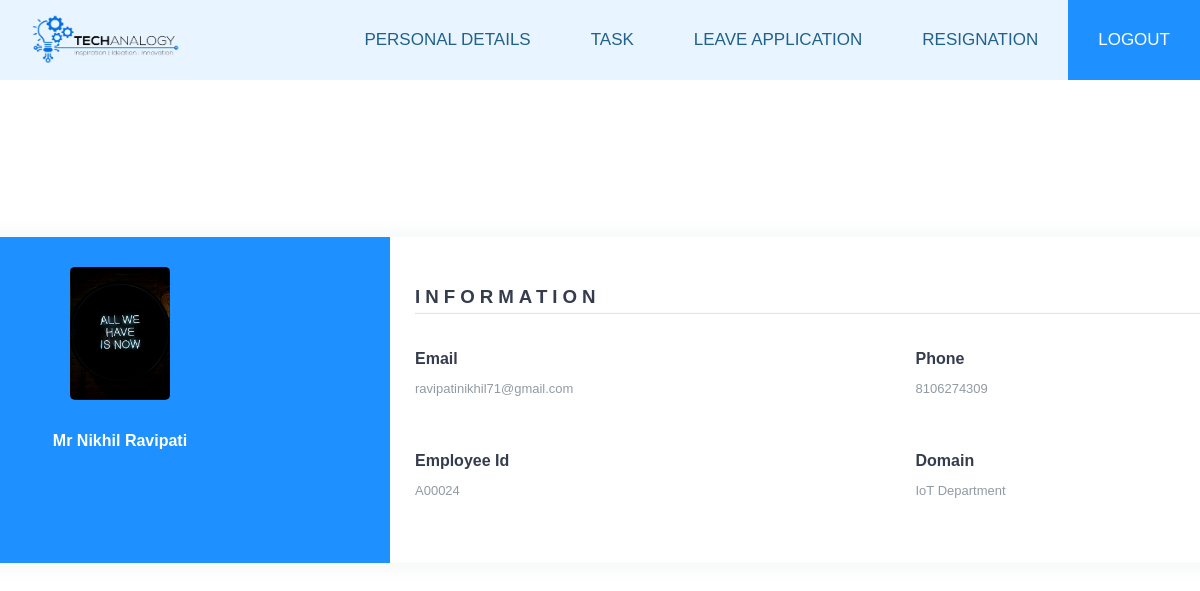
The app's page /dashboard/personal (signed in) with its own data.
### Employee/models.py (models this page shows, shortened)
class Employee(models.Model):
    user = models.OneToOneField(User, on_delete=models.CASCADE)
    title = models.CharField(choices=Title, max_length=3, null=False, blank=False)
    gender = models.CharField(choices=Gender, max_length=6, null=False, blank=False)
    firstname = models.CharField('Firstname', max_length=125, null=False, blank=False)
    lastname = models.CharField('Lastname', max_length=125, null=False, blank=False)
    image = models.ImageField(default='default.jpg', upload_to='profile_pics')
    department = models.ManyToManyField(Department, verbose_name='Department')
    role = models.ManyToManyField(Role, verbose_name='Role')
    phoneNumberRegex = RegexValidator(regex = r"^\+?1?\d{8,15}$")
    phoneNumber = models.CharField(validators = [phoneNumberRegex], max_length = 16, unique = True, default='0123456789')
    email = models.EmailField(max_length=124, default='abc@gmail.com')
    startdate = models.DateField('Employment Date', help_text='date of employment', blank=False, null=True)
    employeetype = models.CharField(choices=Employment_Type, max_length=15, blank=False, null=True)
    employeeid = models.CharField('Employee ID Number', max_length=10, null=True, blank=True)
    created = models.DateTimeField(verbose_name='Created', auto_now_add=True, null=True)
    updated = models.DateTimeField(verbose_name='Updated', auto_now=True, null=True)

class Department(models.Model):
    department_name = models.CharField(max_length=125, blank=True)
    description = models.CharField(max_length=125, null=True, blank=True)
    def __str__(self):
        return f'{self.department_name} Department'

### Dashboard/views.py (the view)
# urls.py: path('personal', views.Personal, name='Personal'),
@login_required
def Personal(request):
    employees = Employee.objects.all()
    context = {
        'employees': employees
    }
    return render(request, 'Dashboard/Personal.html', context)

### templates/Dashboard/Personal.html (shortened to what this page needs)
{%  extends "Dashboard/Navbar.html" %}
{% block content %}
{% for i in employees %}
{% if i.user == user %}
<body>
<div class="wrapper">
    <div class="left">
        <img src="{{ i.image.url }}"
             alt="user" width="100">
        <h4>{{i.title}} {{i.firstname}} {{i.lastname}}</h4>
    </div>
    <div class="right">
        <div class="info">
            <h3>Information</h3>
            <div class="info_data">
                <div class="data">
                    <h4>Email</h4>
                    <p>{{i.email}}</p>
                </div>
                <div class="data">
                    <h4>Phone</h4>
                    <p>{{i.phoneNumber}}</p>
                </div>
            </div>
        </div>
        <div class="E-info">
            <div class="info_data">
                <div class="data">
                    <h4>Employee Id</h4>
                    <p>{{i.employeeid}}</p>
                </div>
                <div class="data">
                    <h4>Domain</h4>
                    <p>
                        {% for j in i.department.all %}
                        {{ j}}  <br/>
                        {% endfor %}
                    </p>
                </div>
            </div>
        </div>
    </div>
</div>
</body>
{% endif %}
{% endfor %}
{% endblock content %}

### templates/Dashboard/Navbar.html (style rules this page uses)
body { margin:0; font-family: Helvetica; }

### templates/Dashboard/Personal.html (style rules this page uses)
.wrapper { position: absolute; top: 50%; left: 50%; transform: translate(-50%,-50%); width: 1500px; display: flex; box-shadow: 0 1px 20px 0 rgba(69,90,100,.08); }
.wrapper .left { width: 35%; background: #1E90FF; padding: 30px 25px; border-top-left-radius: 5px; border-bottom-left-radius: 5px; text-align: center; color: #fff; }
.wrapper .left img { border-radius: 5px; margin-bottom: 10px; }
.wrapper .left h4 { margin-bottom: 10px; }
.wrapper .right { width: 65%; background: #fff; padding: 30px 25px; border-top-right-radius: 5px; border-bottom-right-radius: 5px; }
.wrapper .right .info, .wrapper .right .E-info { margin-bottom: 25px; }
.wrapper .right .info h3 { margin-bottom: 15px; padding-bottom: 5px; border-bottom: 1px solid #e0e0e0; color: #353c4e; text-transform: uppercase; letter-spacing: 5px; }
.wrapper .right .info_data { display: flex; justify-content: space-between; }
.wrapper .right .info_data .data { width: 45%; }
.wrapper .right .info_data .data h4 { color: #353c4e; margin-bottom: 5px; }
.wrapper .right .info_data .data p { font-size: 13px; margin-bottom: 10px; color: #919aa3; }

### records on screen
Employee: image (picture), title "Mr", firstname "Nikhil", lastname "Ravipati", email "ravipatinikhil71@gmail.com", phoneNumber "8106274309", employeeid "A00024"
Department: department_name "IoT Department"
